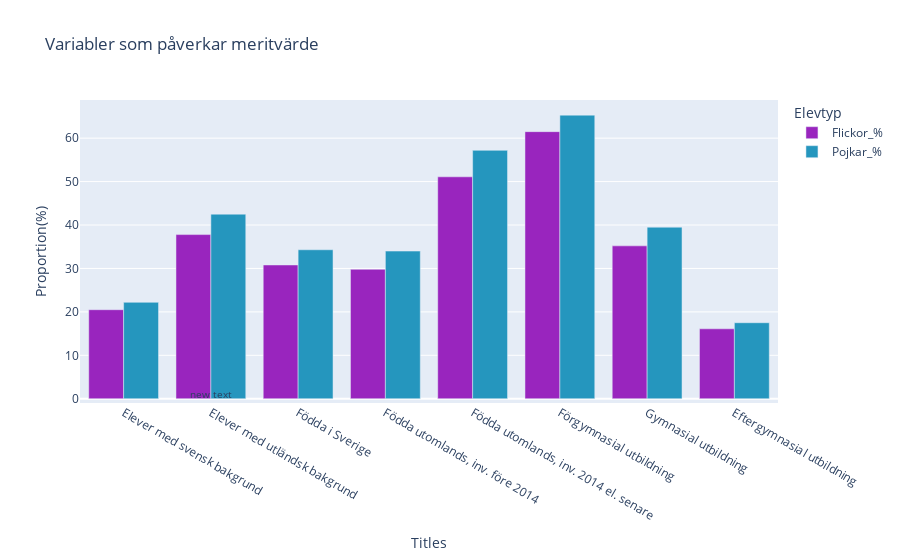

Notebook code for this chart:
### Code cell
import plotly.express as px

colour1 = {"Flickor_%":"#9925be", "Pojkar_%":"#2596be"}
fig =px.bar(
    df_variables.reset_index(),
    x="Titles",
    y=["Flickor_%", "Pojkar_%"],
    barmode="group",
    title="Variabler som påverkar meritvärde",
    labels={"value": "Proportion(%)", "variable": "Elevtyp"},
    color_discrete_map =colour1   
)

fig.update_layout(
    annotations=[
        dict(
            x=1,
            y=1.09,
            showarrow=False,
            font=dict(size=10)
        )
    ]
)

fig.show()

### Figure 1 — Plotly figure (JSON) as saved in the notebook; plotly's stock layout.template omitted (floating-point values rounded to 4 significant figures)
{"data": [{"alignmentgroup": "True", "hovertemplate": "Elevtyp=Flickor_%<br>Titles=%{x}<br>Proportion(%)=%{y}<extra></extra>", "legendgroup": "Flickor_%", "marker": {"color": "#9925be", "pattern": {"shape": ""}}, "name": "Flickor_%", "offsetgroup": "Flickor_%", "orientation": "v", "showlegend": true, "textposition": "auto", "type": "bar", "x": ["Elever med svensk bakgrund", "Elever med utländsk bakgrund", "Födda i Sverige", "Födda utomlands, inv. före 2014", "Födda utomlands, inv. 2014 el. senare", "Förgymnasial utbildning", "Gymnasial utbildning", "Eftergymnasial utbildning"], "xaxis": "x", "y": [20.5, 37.8, 30.8, 29.8, 51.1, 61.5, 35.2, 16.1], "yaxis": "y"}, {"alignmentgroup": "True", "hovertemplate": "Elevtyp=Pojkar_%<br>Titles=%{x}<br>Proportion(%)=%{y}<extra></extra>", "legendgroup": "Pojkar_%", "marker": {"color": "#2596be", "pattern": {"shape": ""}}, "name": "Pojkar_%", "offsetgroup": "Pojkar_%", "orientation": "v", "showlegend": true, "textposition": "auto", "type": "bar", "x": ["Elever med svensk bakgrund", "Elever med utländsk bakgrund", "Födda i Sverige", "Födda utomlands, inv. före 2014", "Födda utomlands, inv. 2014 el. senare", "Förgymnasial utbildning", "Gymnasial utbildning", "Eftergymnasial utbildning"], "xaxis": "x", "y": [22.2, 42.5, 34.3, 34, 57.2, 65.3, 39.5, 17.5], "yaxis": "y"}], "layout": {"annotations": [{"font": {"size": 10}, "showarrow": false, "x": 1, "y": 1.09}], "barmode": "group", "legend": {"title": {"text": "Elevtyp"}, "tracegroupgap": 0}, "title": {"text": "Variabler som påverkar meritvärde"}, "xaxis": {"anchor": "y", "domain": [0, 1], "title": {"text": "Titles"}}, "yaxis": {"anchor": "x", "domain": [0, 1], "title": {"text": "Proportion(%)"}}}}
